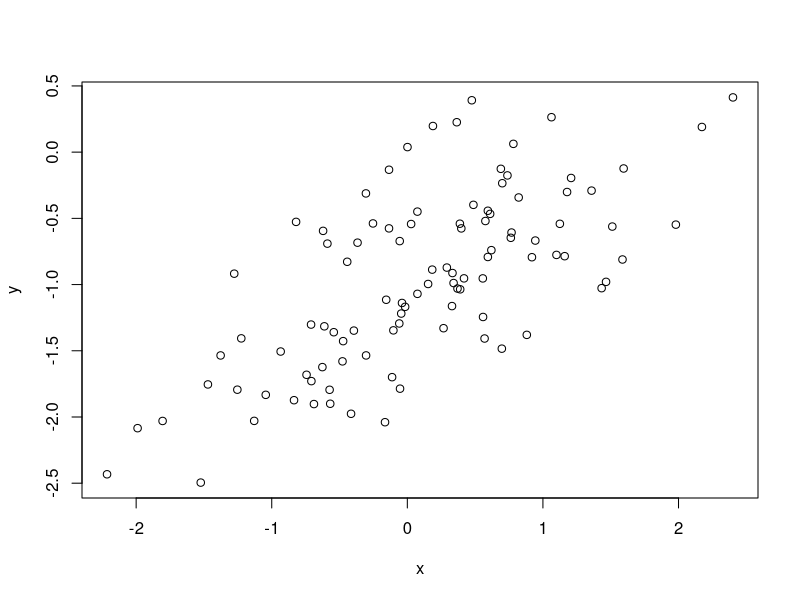
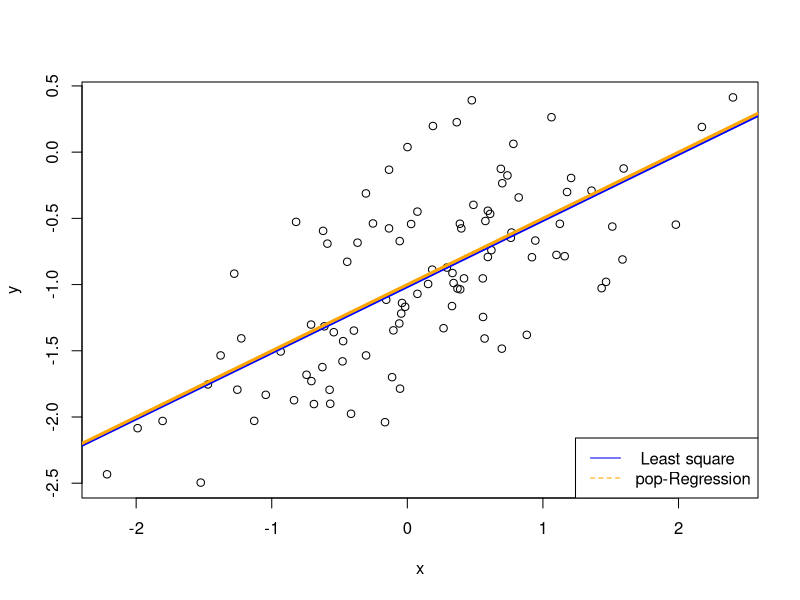
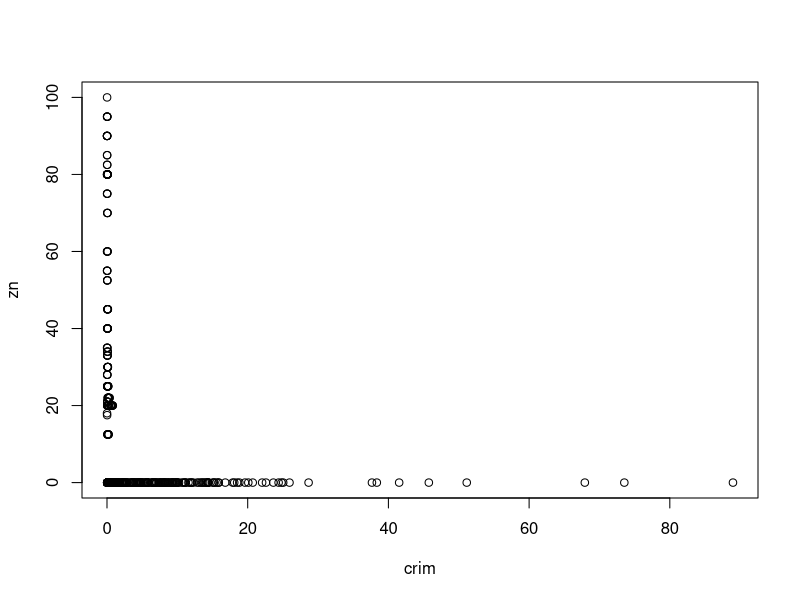
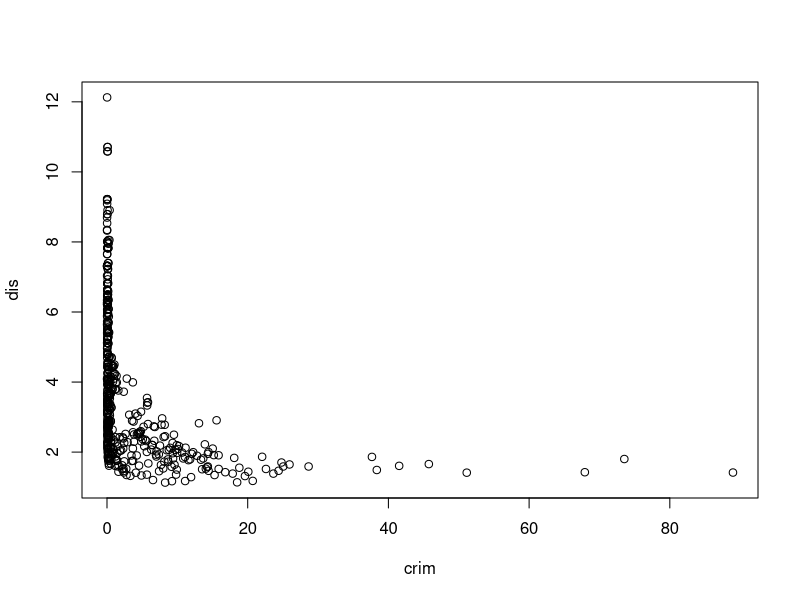
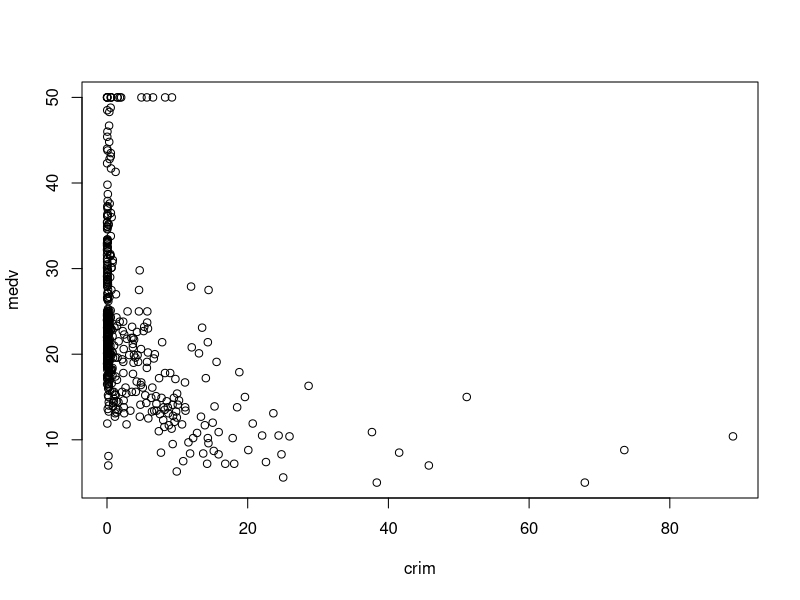

Write R code to recreate these figures, in order.
## ---- chunk 1
set.seed(1)

#a
x=rnorm(100,0,1)

#b
eps=rnorm(100,0,sqrt(0.25))

#c
y=-1+0.5*x+eps
length(y)
#β0=-1 and β1 =0.5


#d
plot(x,y)
# The model shows the linear relation ship


#e
fit=lm(y~x)
summary(fit)
#β^o and β^1 are practically equal to βo and β1. As expected, β^o and β^1 are statistically significant 


#f
plot(x,y)
abline(fit,col="blue",lty=1,lwd=2)

abline(-1,0.5,col="orange",ltyy=2,lwd=3)

legend("bottomright", c(" Least square", "pop-Regression"), col = c("blue", "orange"), lty = c(1, 2))


## ---- chunk 2
library(MASS)
data("Boston")
attach(Boston)
View(Boston)


## ---- chunk 3
fit_A=lm(crim~zn)
summary(fit_A)
## ---- chunk 4
fit_B=lm(crim~indus)
summary(fit_B)
## ---- chunk 5
fit_C=lm(crim~chas)
summary(fit_C)
## ---- chunk 6
fit_D=lm(crim~nox)
summary(fit_D)
## ---- chunk 7
fit_E=lm(crim~rm)
summary(fit_E)
## ---- chunk 8
fit_F=lm(crim~age)
summary(fit_F)
## ---- chunk 9
fit_G=lm(crim~dis)
summary(dis)
## ---- chunk 10
fit_H=lm(crim~rad)
summary(fit_H)
## ---- chunk 11
fit_I=lm(crim~tax)
summary(fit_I)
## ---- chunk 12
fit_J=lm(crim~ptratio)
summary(fit_J)
## ---- chunk 13
fit_K=lm(crim~black)
summary(fit_K)
## ---- chunk 14
fit_L=lm(crim~lstat)
summary(fit_L)
## ---- chunk 15
fit_O=lm(crim~medv)
summary(fit_O)

plot(crim,zn)

plot(crim,dis)

plot(crim,medv)
## ---- chunk 16
fit_all=lm(crim~.,data = Boston)

summary(fit_all)

##Based on the Multiple linear Regression , only zn, dis, rad, black, and medv have a significant association with crim (p-value is below 0.05) which means we can reject the null hypothesis
